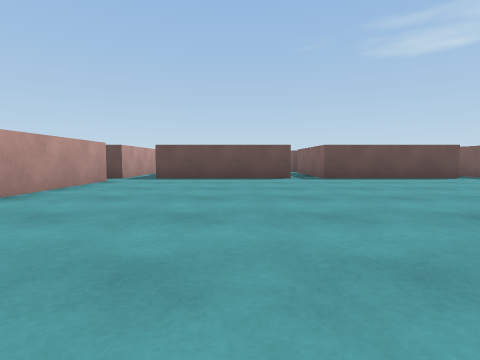
[1] (above)

24 first-person views from a walk through a 3-D level made in the Unity game engine. The camera is 0.55 m above the floor, tilts 4° down and sees 80° across. The floor is counted in squares, 1 m on a side. Each view is taken from the middle of a square. On the plan, view 1 faces up. The plan holds only what a view shows up to about 9 squares ahead; the rest is blank. The place goes on beyond the plan.

[2]
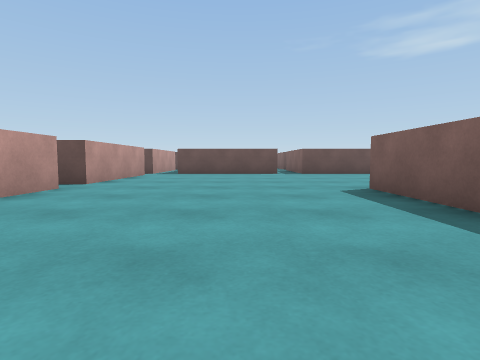

[3]
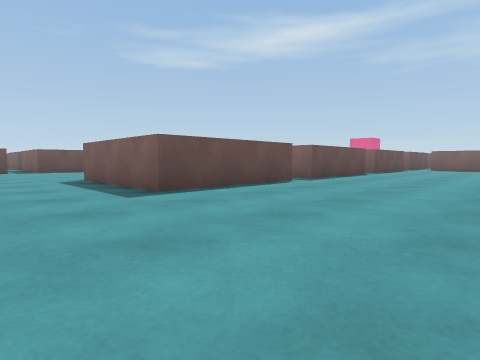

[4]
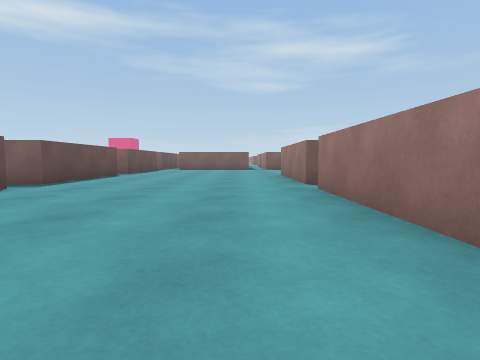

[5]
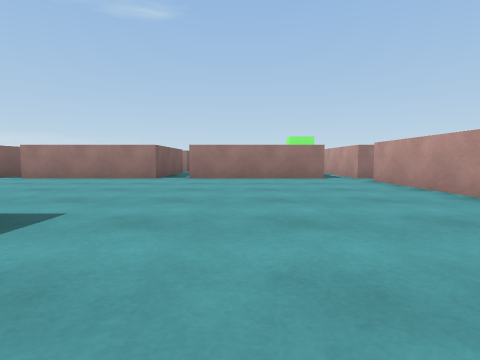

[6]
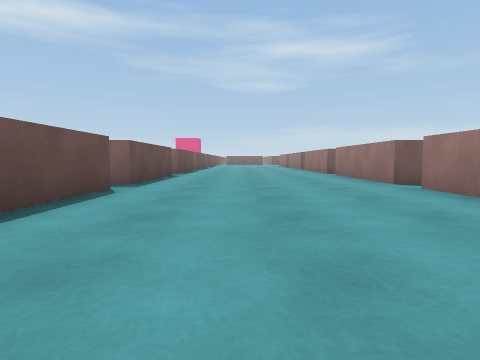

[7]
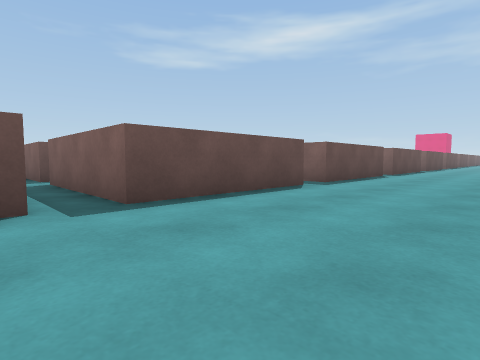

[8]
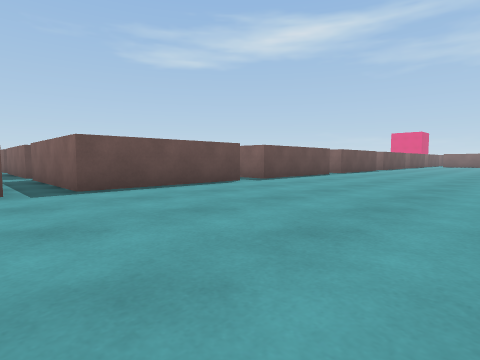

[9]
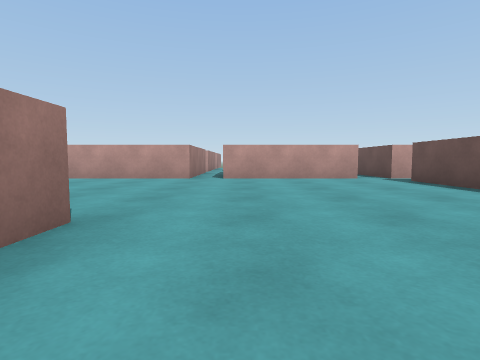

[10]
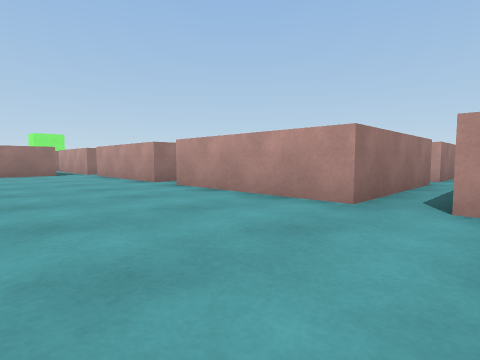

[11]
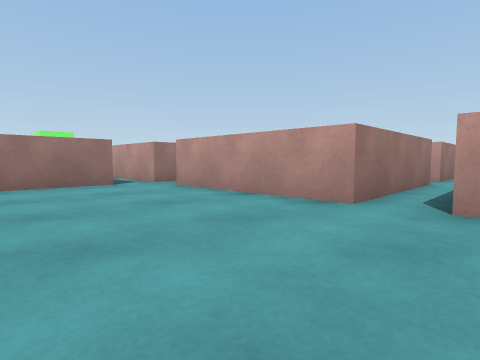

[12]
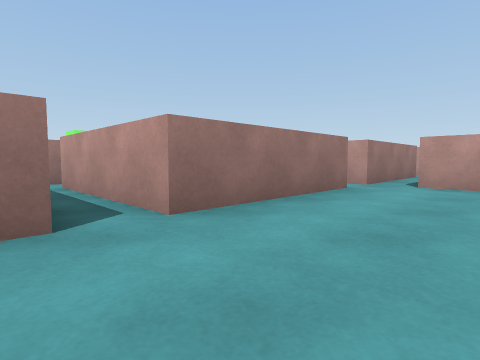

[13]
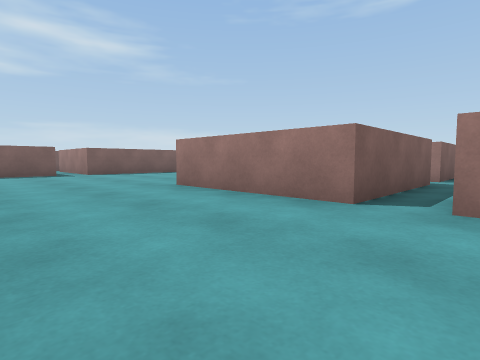

[14]
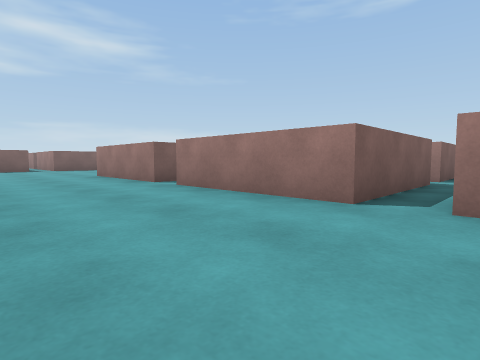

[15]
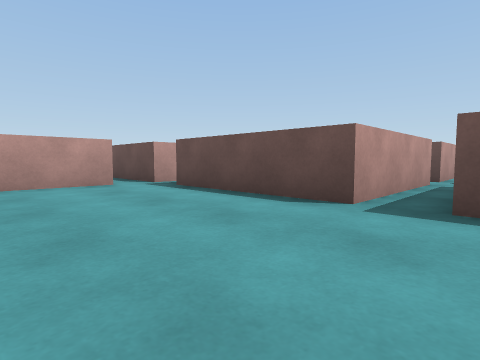

[16]
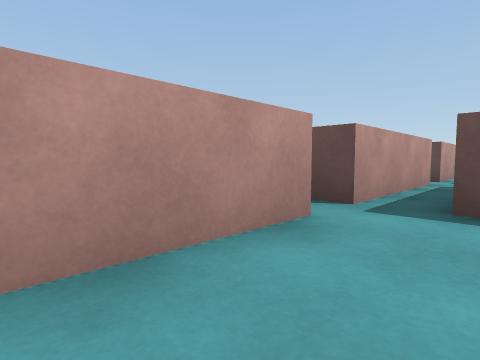

[17]
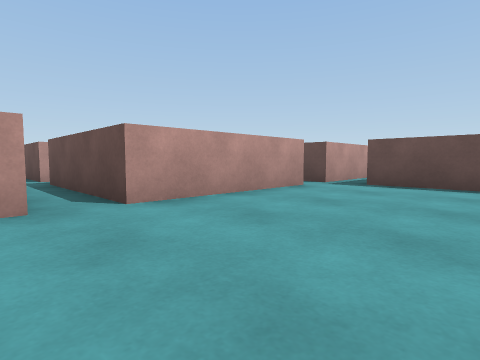

[18]
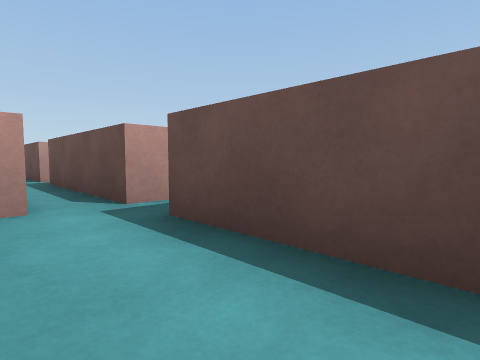

[19]
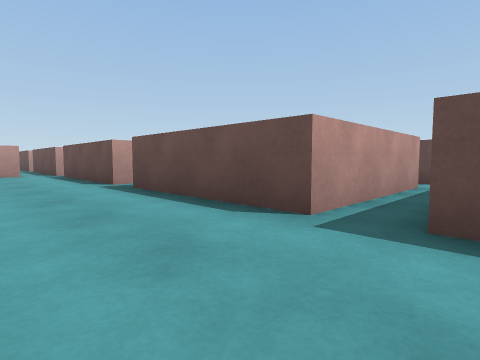

[20]
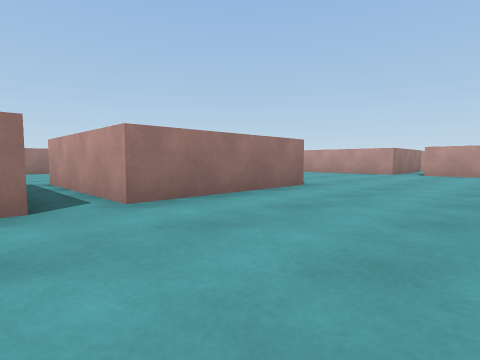

[21]
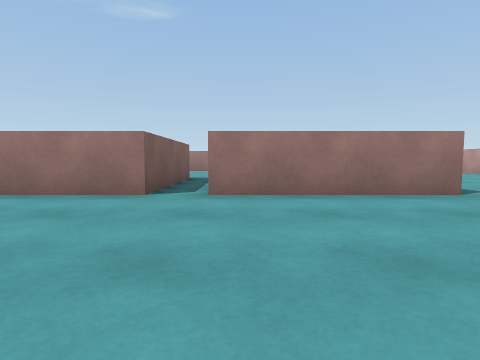

[22]
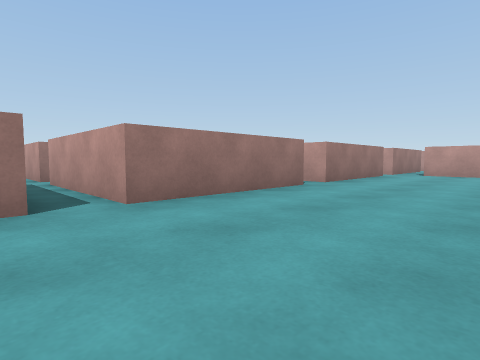

[23]
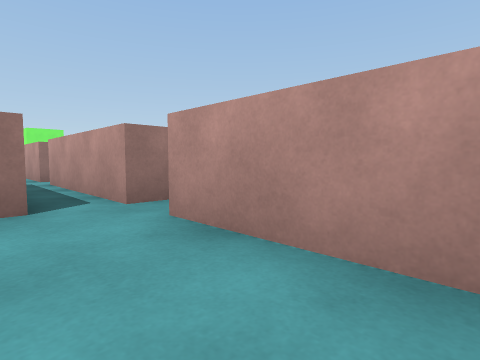

[24]
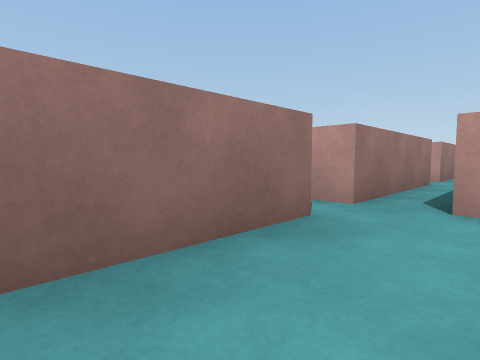

### Floor plan
Points are (right, up) in squares from view 1. A wall is a line through its corners. A room is listed if a view was taken in it or the views show most of it. See-through windows are left out.
Room 1 (views 1, 2, 3, 4, 5, 6, 7, 8, 9, 10, 11, 12, 13, 14, 15, 16, 17, 18, 19, 20, 21, 22, 23, 24)
walls: (2.5, 2.5) (6.5, 2.5) (6.5, -1.5) (2.5, -1.5) (2.5, 2.5); (-3.5, 2.5) (-3.5, -1.5); (-3.5, -2.5) (-3.5, -6.5); (10, -1.5) (7.5, -1.5) (7.5, 2.5) (10, 2.5); (2.5, -7.5) (6.5, -7.5); (-3.5, 7.6) (-3.5, 3.5); (-2.6, -7.5) (1.5, -7.5); (7.5, -7.5) (10.5, -7.5); (10.5, 8.5) (7.5, 8.5) (7.5, 12.5); (1.5, 12.5) (1.5, 8.5) (-2.5, 8.5); (6.5, 12.5) (6.5, 8.5) (2.5, 8.5) (2.5, 12.5); (-3.5, 12.5) (-3.5, 8.5)
ways out: opening at (-4, -7); opening at (-4, -2); opening at (-4, 3); opening at (-4, 8); opening at (-3, -8); opening at (-3, 13); opening at (2, -7); opening at (2, 12); opening at (7, -7); opening at (7, 12)

Positions as (right, up) in squares from view 1, and headings:
1: (0, 0), facing up
2: (0, -3), facing up
3: (0, -6), facing up-right
4: (1, -6), facing right
5: (0, 1), facing down
6: (1, 6), facing right
7: (1, 5), facing up-right
8: (6, 3), facing up-right
9: (5, 4), facing left
10: (0, 4), facing down-left
11: (0, -1), facing down-left
12: (3, -5), facing down-left
13: (6, -4), facing down-right
14: (1, -4), facing down-right
15: (3, 5), facing up-left
16: (-2, 5), facing up-left
17: (0, 2), facing up-left
18: (0, 7), facing up-left
19: (8, 6), facing up-left
20: (8, 6), facing down-left
21: (6, 7), facing down
22: (8, -4), facing down-left
23: (-2, -4), facing down-left
24: (0, -6), facing down-left
